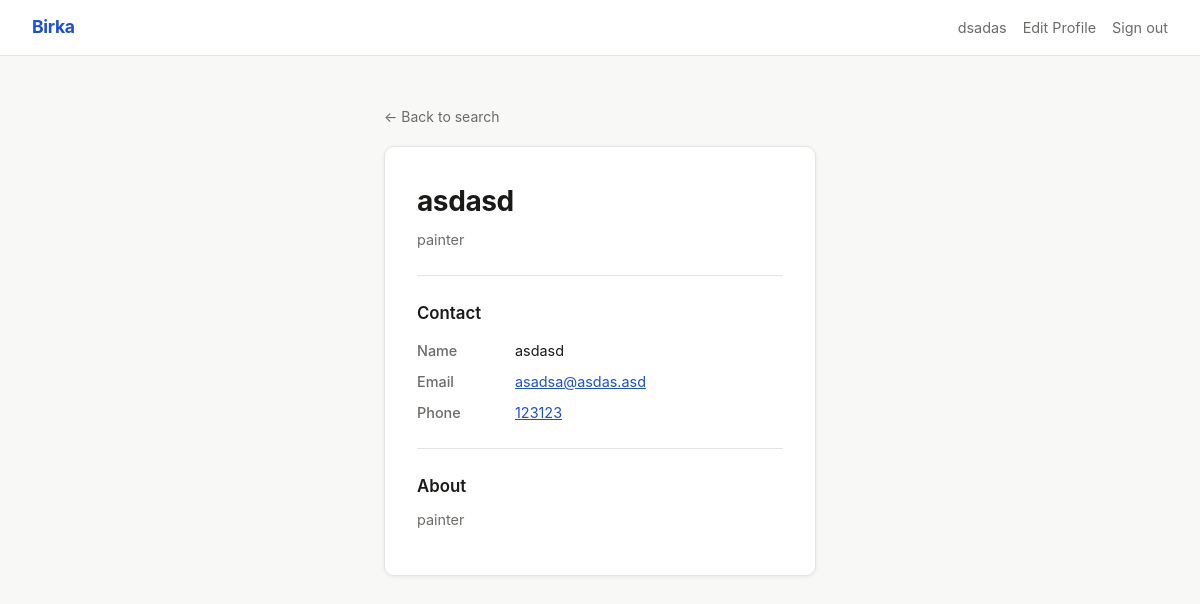
/profile/2 (signed in), run on the app's committed database.
### models.py (models this page shows, shortened)
class User(db.Model):
    id = db.Column(db.Integer, primary_key=True)
    email = db.Column(db.String(120), unique=True, nullable=False)
    password_hash = db.Column(db.String(256), nullable=False)
    name = db.Column(db.String(100), nullable=False)
    phone = db.Column(db.String(30), default='')
    role = db.Column(db.String(10), nullable=False)  # 'buyer' or 'seller'
    seller_profile = db.relationship('SellerProfile', backref='user', uselist=False, cascade='all, delete-orphan')

class SellerProfile(db.Model):
    id = db.Column(db.Integer, primary_key=True)
    user_id = db.Column(db.Integer, db.ForeignKey('user.id'), nullable=False)
    business_name = db.Column(db.String(200), nullable=False)
    raw_description = db.Column(db.Text)
    summary = db.Column(db.Text)
    services = db.Column(db.Text, default='[]')   # JSON list of service keys
    cities = db.Column(db.Text, default='[]')      # JSON list of city names
    price_min = db.Column(db.Integer, default=0)
    price_max = db.Column(db.Integer, default=0)
    def get_services(self): return json.loads(self.services or '[]')
    def get_cities(self):   return json.loads(self.cities or '[]')

### app.py (the view)
@app.route('/profile/<int:seller_id>')
def profile(seller_id):
    u = current_user()
    if not u:
        return redirect(url_for('login'))
    p = SellerProfile.query.get_or_404(seller_id)
    return render_template('profile.html', user=u, profile=p)

### app.py (called while the page is built)
def current_user():
    uid = session.get('user_id')
    return User.query.get(uid) if uid else None

### templates/profile.html (shortened to what this page needs)
{% extends 'base.html' %}
{% block content %}
<div class="container-sm">
  <a href="{{ url_for('search') }}" style="color:var(--muted);font-size:.875rem;text-decoration:none;">← Back to search</a>
  <div class="card" style="margin-top:1rem;">
    <h1 style="margin-bottom:.3rem;">{{ profile.business_name }}</h1>
    {% if profile.summary %}
      <p class="muted" style="margin-bottom:1rem;">{{ profile.summary }}</p>
    {% endif %}
    <hr class="divider">
    <h3 style="margin-bottom:.75rem;">Contact</h3>
    <div class="detail-row">
      <span class="detail-label">Name</span>
      <span>{{ profile.user.name }}</span>
    </div>
    <div class="detail-row">
      <span class="detail-label">Email</span>
      <a href="mailto:{{ profile.user.email }}" style="color:var(--accent);">{{ profile.user.email }}</a>
    </div>
    {% if profile.user.phone %}
    <div class="detail-row">
      <span class="detail-label">Phone</span>
      <a href="tel:{{ profile.user.phone }}" style="color:var(--accent);">{{ profile.user.phone }}</a>
    </div>
    {% endif %}
    {% if profile.raw_description %}
    <hr class="divider">
    <h3 style="margin-bottom:.5rem;">About</h3>
    <p style="color:var(--muted);font-size:.9rem;">{{ profile.raw_description }}</p>
    {% endif %}
  </div>
</div>
{% endblock %}

### templates/base.html (shortened to what this page needs)
<!DOCTYPE html>
<html lang="en">
<head>
  <link rel="stylesheet" href="{{ url_for('static', filename='style.css') }}">
</head>
<body>
<nav>
  <a class="brand" href="/">Birka</a>
  <div class="links">
    {% if user %}
      <span class="muted">{{ user.name }}</span>
      {% if user.role == 'seller' %}
        <a href="{{ url_for('seller_setup') }}">Edit Profile</a>
      {% endif %}
      <a href="{{ url_for('logout') }}">Sign out</a>
    {% else %}
      <a href="{{ url_for('login') }}">Sign in</a>
      <a href="{{ url_for('register') }}" class="btn btn-primary btn-sm">Get started</a>
    {% endif %}
  </div>
</nav>
{% block content %}{% endblock %}
</body>
</html>

### static/style.css (style rules this page uses)
*, *::before, *::after { box-sizing: border-box; margin: 0; padding: 0; }
:root { --bg: #f8f8f6; --surface: #ffffff; --border: #e4e4e0; --text: #1a1a18; --muted: #6b6b67; --accent: #1d4ed8; --accent-h: #1e40af; --danger: #dc2626; --radius: 10px; --shadow: 0 1px 4px rgba(0,0,0,.07); }
body { font-family: -apple-system, BlinkMacSystemFont, 'Segoe UI', system-ui, sans-serif; background: var(--bg); color: var(--text); min-height: 100vh; line-height: 1.6; }
nav { background: var(--surface); border-bottom: 1px solid var(--border); padding: 0 2rem; display: flex; align-items: center; justify-content: space-between; height: 56px; }
nav .brand { font-weight: 700; font-size: 1.1rem; color: var(--accent); text-decoration: none; letter-spacing: -.3px; }
nav .links { display: flex; gap: 1rem; align-items: center; }
nav .links a { color: var(--muted); text-decoration: none; font-size: .9rem; }
.container-sm { max-width: 480px; margin: 0 auto; padding: 3rem 1.5rem; }
.card { background: var(--surface); border: 1px solid var(--border); border-radius: var(--radius); padding: 2rem; box-shadow: var(--shadow); }
h1 { font-size: 1.75rem; font-weight: 700; letter-spacing: -.4px; margin-bottom: .4rem; }
h3 { font-size: 1.05rem; font-weight: 600; margin-bottom: .3rem; }
.muted { color: var(--muted); font-size: .9rem; }
p { margin-bottom: .75rem; }
.divider { border: none; border-top: 1px solid var(--border); margin: 1.5rem 0; }
.detail-row { display: flex; gap: .5rem; margin-bottom: .5rem; font-size: .9rem; }
.detail-label { color: var(--muted); min-width: 90px; font-weight: 500; }

### data on the page
User: name "dsadas"
SellerProfile: business_name "asdasd", summary "painter", raw_description "painter"
User: user.name "asdasd", user.email "asadsa@asdas.asd", user.phone "123123"
